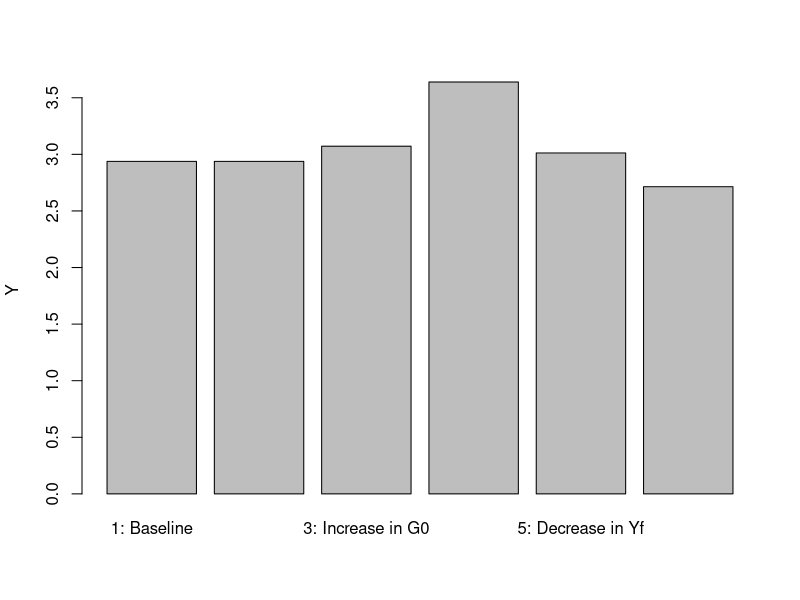
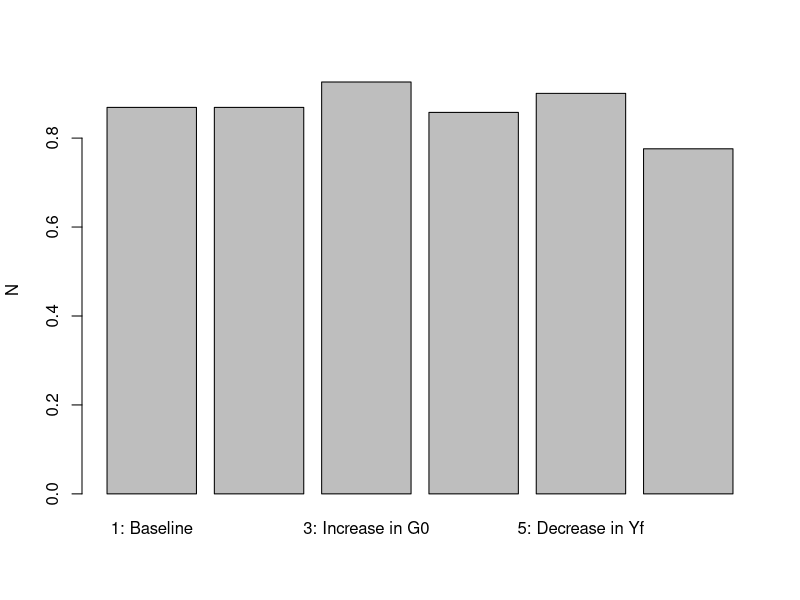
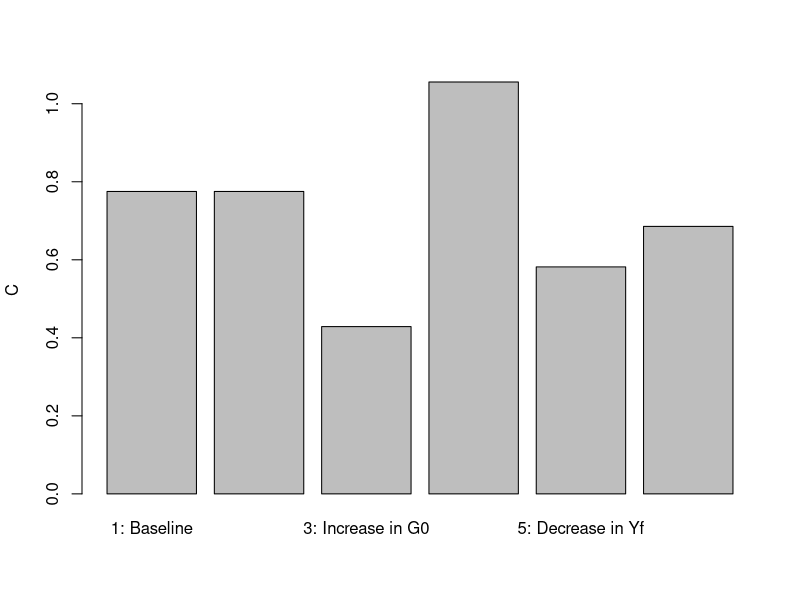
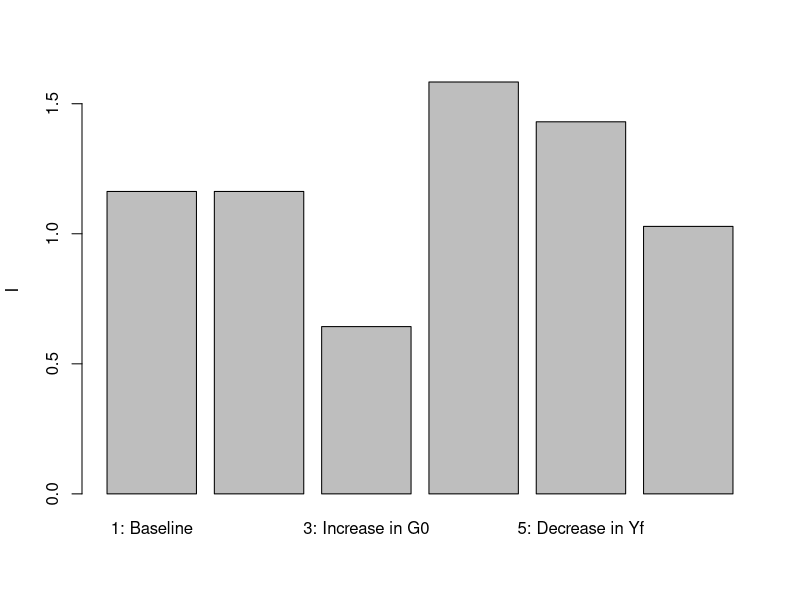
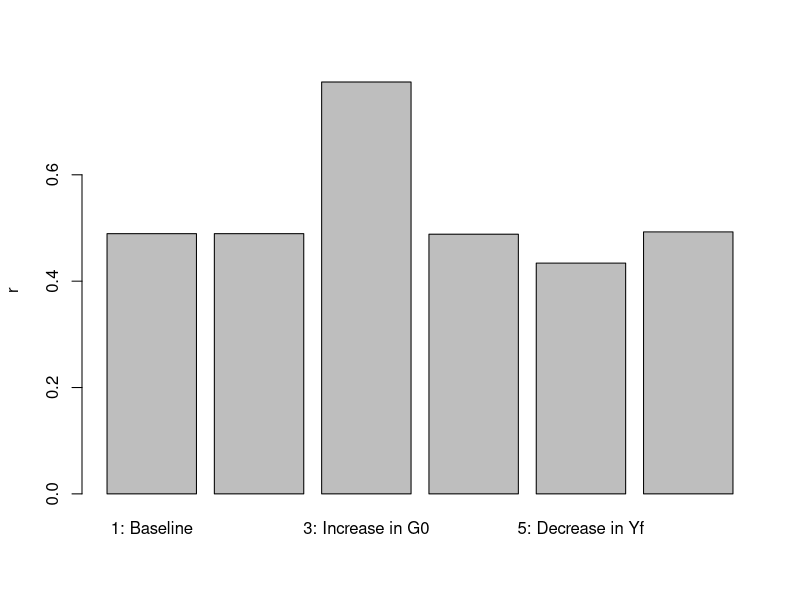
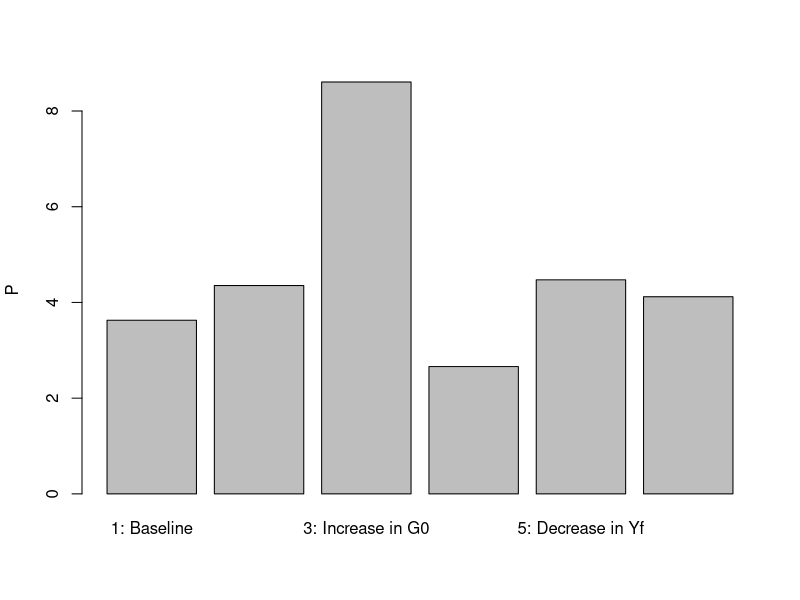
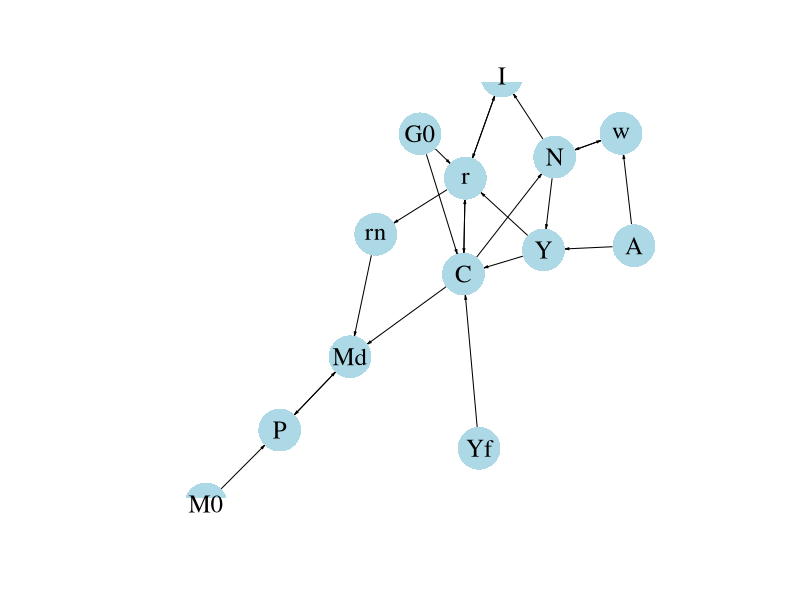

Write the R code that produced these figures, in order.
## ---- chunk 1

# Clear the environment
rm(list=ls(all=TRUE))

# Set number of scenarios (including baseline)
S=6

#Create vector in which equilibrium solutions from different parameterisations will be stored
Y_star=vector(length=S) # Income/output
w_star=vector(length=S) # Real wage
C_star=vector(length=S) # Consumption
I_star=vector(length=S) # Investment
r_star=vector(length=S) # Real interest rate
rn_star=vector(length=S) # Nominal interest rate
N_star=vector(length=S) # Employment
P_star=vector(length=S) # Price level

# Create and parameterise exogenous variables/parameters that will be shifted
M0=vector(length=S) # money supply
G0=vector(length=S) # government expenditures
A=vector(length=S)  # productivity
Yf=vector(length=S) # expected future income
b1=vector(length=S) # household preference for leisure
M0[]=5
G0[]=1
A[]=2
Yf[]=1
b1[]=0.4

# Set parameter values for different scenarios
for (i in 1:S){ 
  if (i==2){ # scenario 2: monetary expansion 
  M0[2]=6
  }
  if (i==3){ # scenario 3: fiscal expansion
    G0[3]=2
  }
  if (i==4){ # scenario 4: productivity boost
    A[4]=2.5
    }
  if (i==5){ # scenario 5: lower expected future income
    Yf[5]=0.2
  }
  if (i==6){ # scenario 6: increased preference for leisure
    b1[6]=0.8
  }
}

#Set constant parameter values
a=0.3  # Capital elasticity of output
b2=0.9 # discount rate
b3=0.6 # household preference for money
K=5    # Exogenous capital stock
pe=0.02 # Expected rate of inflation
Gf=1  # Future government spending

# Initialise endogenous variables at arbitrary positive value
w=1
C=1
I=1
Y=C+I
r=0.3
N=1.3
P=1

#Solve this system numerically through 1000 iterations based on the initialisation
for (i in 1:S){
  
for (iterations in 1:1000){
  
  #Model equations
  
  #(1) Cobb-Douglass production function  
  Y = A[i]*(K^a)*N^(1-a)
  
  #(2) Labour demand 
  w = A[i]*(1-a)*(K^a)*N^(-a) 
  
  #(3) Labour supply
  N = 1 - (b1[i]*C)/w
  
  #(4) Consumption demand
  C = (1/(1+b2+b3))*(Y - G0[i] + (Yf[i]-Gf)/(1+r)) 
   
  #(5) Investment demand, solved for r
  r=(I^(a-1))*a*A[i]*N^(1-a) 
   
  #(6) Goods market equilibrium condition, solved for I
  I = Y - C - G0[i]
  
  #(7) Nominal interest rate
  rn = r + pe
  
  #(8) Price level
  P = (M0[i]*rn)/((1+rn)*b3*C) 

}
  
#Save results for different parameterisations in vector
Y_star[i]=Y
w_star[i]=w
C_star[i]=C
I_star[i]=I
r_star[i]=r
N_star[i]=N
P_star[i]=P
rn_star[i]=rn
}

## ---- chunk 2
#| label: fig-output-neocl-macro
#| fig-cap: Output
barplot(Y_star, ylab="Y", names.arg=c("1: Baseline", "2: Increase in M0", "3: Increase in G0","4: Increase in A", 
                                           "5: Decrease in Yf", "6: Increase in b1"))

## ---- chunk 3
#| label: fig-employment-neocl-macro
#| fig-cap: Employment
barplot(N_star, ylab="N",  names.arg=c("1: Baseline", "2: Increase in M0", "3: Increase in G0","4: Increase in A", 
                                       "5: Decrease in Yf", "6: Increase in b1"))

## ---- chunk 4
#| label: fig-consumption
#| fig-cap: Consumption
barplot(C_star, ylab="C",  names.arg=c("1: Baseline", "2: Increase in M0", "3: Increase in G0","4: Increase in A", 
                                       "5: Decrease in Yf", "6: Increase in b1"))

## ---- chunk 5
#| label: fig-investment
#| fig-cap: Investment
barplot(I_star, ylab="I",  names.arg=c("1: Baseline", "2: Increase in M0", "3: Increase in G0","4: Increase in A", 
                                       "5: Decrease in Yf", "6: Increase in b1"))

## ---- chunk 6
#| label: fig-interest_rate
#| fig-cap: Interest rate
barplot(r_star, ylab="r", names.arg=c("1: Baseline", "2: Increase in M0", "3: Increase in G0","4: Increase in A", 
                                      "5: Decrease in Yf", "6: Increase in b1"))

## ---- chunk 7
#| label: fig-price_level
#| fig-cap: Price level
barplot(P_star, ylab="P",  names.arg=c("1: Baseline", "2: Increase in M0", "3: Increase in G0","4: Increase in A", 
                                       "5: Decrease in Yf", "6: Increase in b1"))


## ---- chunk 8
#| message: false
#| label: fig-dg
#| fig-cap: Directed graph

## Create directed graph
# Construct auxiliary Jacobian matrix for 13 variables: Y	w	N	C	I	r	P	rn M0	G0 A Yf Md
# where non-zero elements in regular Jacobian are set to 1 and zero elements are unchanged

M_mat=matrix(c(0,0,1,0,0,0,0,0,0,0,1,0,0,
              0,0,1,0,0,0,0,0,0,0,1,0,0,
              0,1,0,1,0,0,0,0,0,0,0,0,0,
              1,0,0,0,0,1,0,0,0,1,0,1,0,
              0,0,1,0,0,1,0,0,0,0,0,0,0,
              1,0,0,1,1,0,0,0,0,1,0,0,0,
              0,0,0,0,0,0,0,0,1,0,0,0,1,
              0,0,0,0,0,1,0,0,0,0,0,0,0,
              0,0,0,0,0,0,0,0,0,0,0,0,0,
              0,0,0,0,0,0,0,0,0,0,0,0,0,
              0,0,0,0,0,0,0,0,0,0,0,0,0,
              0,0,0,0,0,0,0,0,0,0,0,0,0,
              0,0,0,1,0,0,1,1,0,0,0,0,0), 13, 13, byrow=TRUE)

# Create adjacency matrix from transpose of auxiliary Jacobian and add column names
A_mat=t(M_mat)
colnames(A_mat) = c("Y","w","N","C","I","r","P","rn", "M0","G0","A","Yf", "Md")

# Create and plot directed graph from adjacency matrix
library(igraph)
dg= graph_from_adjacency_matrix(A_mat, mode="directed", weighted= NULL)
plot(dg, main="", vertex.size=20, vertex.color="lightblue", 
     vertex.label.color="black", edge.arrow.size=0.2, edge.width=1,
     edge.arrow.width=0.8, edge.color="black", vertex.label.cex=1.5, vertex.frame.color="NA", margin=-0.2)

